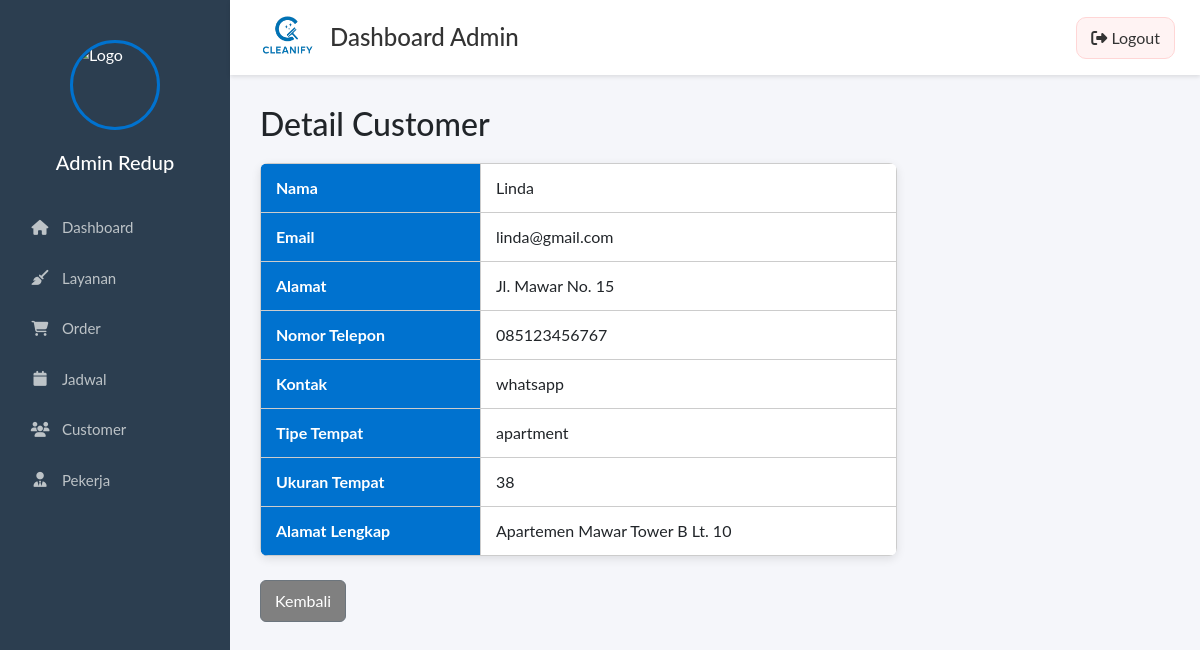
Screenshot of /Frontend/Admin/dashboard.php?page=customer_detail&id=5 (signed in) with the database file from the repository.
### tables this page shows
CREATE TABLE `customers` (
  `id` bigint(20) UNSIGNED NOT NULL,
  `name` varchar(100) NOT NULL,
  `email` varchar(100) DEFAULT NULL,
  `phone` varchar(20) DEFAULT NULL,
  `address` mediumtext DEFAULT NULL,
  `contact_preference` enum('phone','email','whatsapp') DEFAULT 'whatsapp',
  `property_type` enum('apartment','house','office','other') DEFAULT 'apartment',
  `property_size_sqm` int(11) DEFAULT NULL,
  `full_address` mediumtext DEFAULT NULL,
  `created_at` timestamp NOT NULL DEFAULT current_timestamp(),
  `updated_at` timestamp NOT NULL DEFAULT current_timestamp() ON UPDATE current_timestamp()
);

### Frontend/Admin/customer/detail.php (the view, shortened to what this page needs)
<?php
require __DIR__ . '/../../../Backend/db.php';
$dash = rtrim(dirname($_SERVER['SCRIPT_NAME']), '/') . '/dashboard.php';
$id = isset($_GET['id']) ? (int)$_GET['id'] : 0;
$stmt = $conn->prepare("SELECT * FROM customers WHERE id = ? LIMIT 1");
$stmt->bind_param("i", $id);
$stmt->execute();
$data = $stmt->get_result()->fetch_assoc();
function esc($v) {
    return htmlspecialchars((string)$v, ENT_QUOTES, 'UTF-8');
}
?>
<h2>Detail Customer</h2>
<table class="detail-table">
    <tr><th>Nama</th><td><?= esc($data['name'] ?? '-') ?></td></tr>
    <tr><th>Email</th><td><?= esc($data['email'] ?? '-') ?></td></tr>
    <tr><th>Alamat</th><td><?= esc($data['address'] ?? '-') ?></td></tr>
    <tr><th>Nomor Telepon</th><td><?= esc($data['phone'] ?? '-') ?></td></tr>
    <tr><th>Kontak</th><td><?= esc($data['contact_preference'] ?? '-') ?></td></tr>
    <tr><th>Tipe Tempat</th><td><?= esc($data['property_type'] ?? '-') ?></td></tr>
    <tr><th>Ukuran Tempat</th><td><?= esc($data['property_size_sqm'] ?? '-') ?></td></tr>
    <tr><th>Alamat Lengkap</th><td><?= nl2br(esc($data['full_address'] ?? '-')) ?></td></tr>
</table>
<br>
<a href="<?= esc($dash) ?>?page=customer" class="btn btn-secondary">Kembali</a>

### Frontend/Admin/dashboard.php (style rules this page uses)
body { background: #f5f6fa; font-family: 'Lato', sans-serif; margin: 0; }

### Frontend/Admin/customer/detail.php (style rules this page uses)
.detail-table { width: 70%; border-collapse: collapse; margin-top: 20px; background: #ffffff; border-radius: 8px; overflow: hidden; box-shadow: 0 3px 10px rgba(0,0,0,0.1); }
.detail-table th, .detail-table td { border: 1px solid #ccc; padding: 12px 15px; vertical-align: top; }
.detail-table th { width: 220px; background: #0072CF; color: white; font-weight: bold; }
.btn { padding: 8px 14px; border-radius: 6px; text-decoration: none; margin-right: 6px; display: inline-block; }
.btn-secondary { background: gray; color: white; }

### rows the page displays
customers: name "Linda", email "linda@gmail.com", address "Jl. Mawar No. 15", phone "085123456767", contact_preference "whatsapp", property_type "apartment", property_size_sqm "38", full_address "Apartemen Mawar Tower B Lt. 10"
